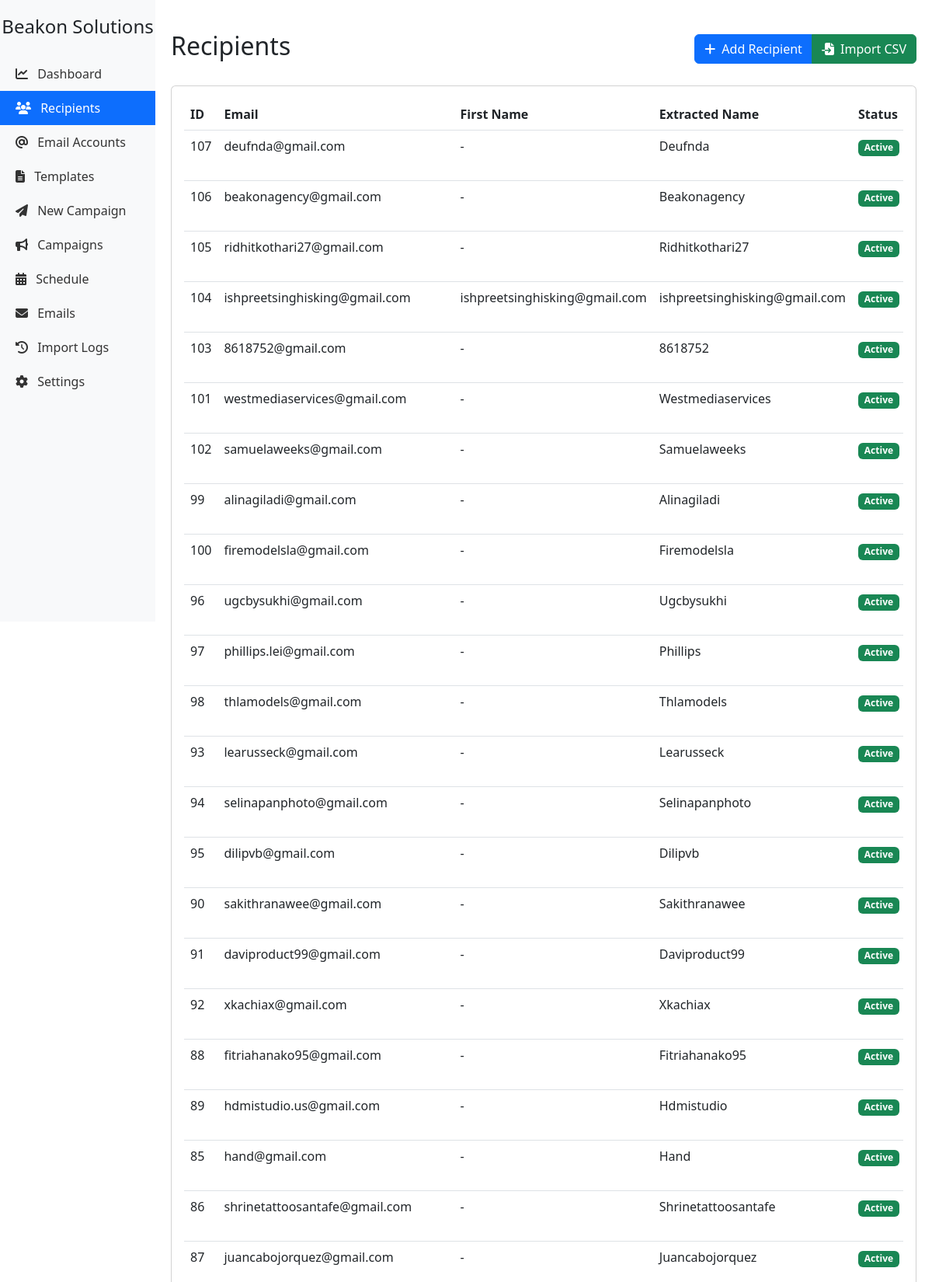
Page /recipients (upper part) on the committed database.
### app/models/models.py (models this page shows, shortened)
class Recipient(db.Model):
    __table_args__ = {'extend_existing': True}
    id = db.Column(db.Integer, primary_key=True)
    email = db.Column(db.String(120), unique=True, nullable=False)
    first_name = db.Column(db.String(50))
    is_active = db.Column(db.Boolean, default=True)
    created_at = db.Column(db.DateTime, default=datetime.utcnow)
    updated_at = db.Column(db.DateTime, default=datetime.utcnow, onupdate=datetime.utcnow)
    emails = db.relationship('Email', backref='recipient', lazy=True)
    @hybrid_property
    def derived_first_name(self):
        if self.first_name:
            return self.first_name
        username = self.email.split('@')[0]
        for char in ['.', '_', '-']:
            username = username.replace(char, ' ')
        parts = username.split()
        if parts:
            return parts[0].capitalize()
        return "Friend"  # Default fallback

### app/controllers/routes.py (the view)
@app.route('/recipients')
def recipients():
    recipients_list = Recipient.query.order_by(Recipient.created_at.desc()).all()
    return render_template('recipients.html', recipients=recipients_list)

### app/templates/recipients.html (shortened to what this page needs)
{% extends "base.html" %}
{% block page_title %}Recipients{% endblock %}
{% block page_actions %}
<div class="btn-group">
    <a href="{{ url_for('add_recipient') }}" class="btn btn-primary">
        <i class="fas fa-plus me-1"></i> Add Recipient
    </a>
    <a href="{{ url_for('import_recipients') }}" class="btn btn-success">
        <i class="fas fa-file-import me-1"></i> Import CSV
    </a>
</div>
{% endblock %}
{% block content %}
<div class="card">
    <div class="card-body">
        {% if recipients %}
        <div class="table-responsive">
            <table class="table table-hover" id="recipients-table">
                <thead>
                    <tr>
                        <th>ID</th>
                        <th>Email</th>
                        <th>First Name</th>
                        <th>Extracted Name</th>
                        <th>Status</th>
                    </tr>
                </thead>
                <tbody>
                    {% for recipient in recipients %}
                    <tr>
                        <td>{{ recipient.id }}</td>
                        <td>{{ recipient.email }}</td>
                        <td>{{ recipient.first_name or '-' }}</td>
                        <td>{{ recipient.derived_first_name }}</td>
                        <td>
                            {% if recipient.is_active %}
                            <span class="badge bg-success">Active</span>
                            {% else %}
                            <span class="badge bg-danger">Inactive</span>
                            {% endif %}
                        </td>
                    </tr>
                    {% endfor %}
                </tbody>
            </table>
        </div>
        {% endif %}
    </div>
</div>
{% endblock %}

### rows in the picture
Recipient: id "107", email "deufnda@gmail.com", first_name "-", derived_first_name "Deufnda", is_active "Active"
Recipient: id "106", email "beakonagency@gmail.com", first_name "-", derived_first_name "Beakonagency", is_active "Active"
Recipient: id "105", email "ridhitkothari27@gmail.com", first_name "-", derived_first_name "Ridhitkothari27", is_active "Active"
Recipient: id "104", email "ishpreetsinghisking@gmail.com", first_name "ishpreetsinghisking@gmail.com", derived_first_name "ishpreetsinghisking@gmail.com", is_active "Active"
Recipient: id "103", email "8618752@gmail.com", first_name "-", derived_first_name "8618752", is_active "Active"
Recipient: id "101", email "westmediaservices@gmail.com", first_name "-", derived_first_name "Westmediaservices", is_active "Active"
Recipient: id "102", email "samuelaweeks@gmail.com", first_name "-", derived_first_name "Samuelaweeks", is_active "Active"
Recipient: id "99", email "alinagiladi@gmail.com", first_name "-", derived_first_name "Alinagiladi", is_active "Active"
Recipient: id "100", email "firemodelsla@gmail.com", first_name "-", derived_first_name "Firemodelsla", is_active "Active"
Recipient: id "96", email "ugcbysukhi@gmail.com", first_name "-", derived_first_name "Ugcbysukhi", is_active "Active"
Recipient: id "97", email "phillips.lei@gmail.com", first_name "-", derived_first_name "Phillips", is_active "Active"
Recipient: id "98", email "thlamodels@gmail.com", first_name "-", derived_first_name "Thlamodels", is_active "Active"
Recipient: id "93", email "learusseck@gmail.com", first_name "-", derived_first_name "Learusseck", is_active "Active"
Recipient: id "94", email "selinapanphoto@gmail.com", first_name "-", derived_first_name "Selinapanphoto", is_active "Active"
Recipient: id "95", email "dilipvb@gmail.com", first_name "-", derived_first_name "Dilipvb", is_active "Active"
Recipient: id "90", email "sakithranawee@gmail.com", first_name "-", derived_first_name "Sakithranawee", is_active "Active"
Recipient: id "91", email "daviproduct99@gmail.com", first_name "-", derived_first_name "Daviproduct99", is_active "Active"
Recipient: id "92", email "xkachiax@gmail.com", first_name "-", derived_first_name "Xkachiax", is_active "Active"
Recipient: id "88", email "fitriahanako95@gmail.com", first_name "-", derived_first_name "Fitriahanako95", is_active "Active"
Recipient: id "89", email "hdmistudio.us@gmail.com", first_name "-", derived_first_name "Hdmistudio", is_active "Active"
Recipient: id "85", email "hand@gmail.com", first_name "-", derived_first_name "Hand", is_active "Active"
Recipient: id "86", email "shrinetattoosantafe@gmail.com", first_name "-", derived_first_name "Shrinetattoosantafe", is_active "Active"
Recipient: id "87", email "juancabojorquez@gmail.com", first_name "-", derived_first_name "Juancabojorquez", is_active "Active"
